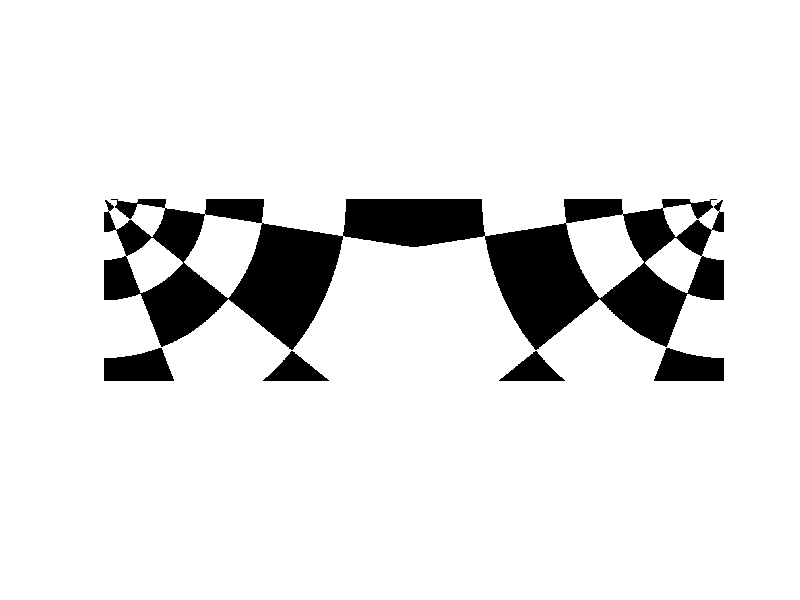

Write the MATLAB code that produced this figure.
imsz = [636 2160];
nring = 8.9;
thoff = pi/20;
nseg = 3;
expconst = 2.5;

dartboardim = 255.*ones(imsz(1),imsz(2)/2,'uint8');

[yi,xi] = ndgrid(1:imsz(1),1:(imsz(2)/2));
[th,r] = cart2pol(xi-1,yi-1);

whr = exp(expconst.*linspace(0,1,nring));
whr = [max(r(:)).*(whr-min(whr))./range(whr) inf];
whth = [0 thoff+linspace(0,pi/2,nseg+1)];

for i = 2:length(whr)
    for j = (1+mod(i,2)):2:length(whth)-1
        dartboardim(r > whr(i-1) & r <= whr(i) & th > whth(j) & th <= whth(j+1)) = 0;
    end
end

dartboardim = [dartboardim fliplr(dartboardim)];

figure(1);clf
imshow(dartboardim);